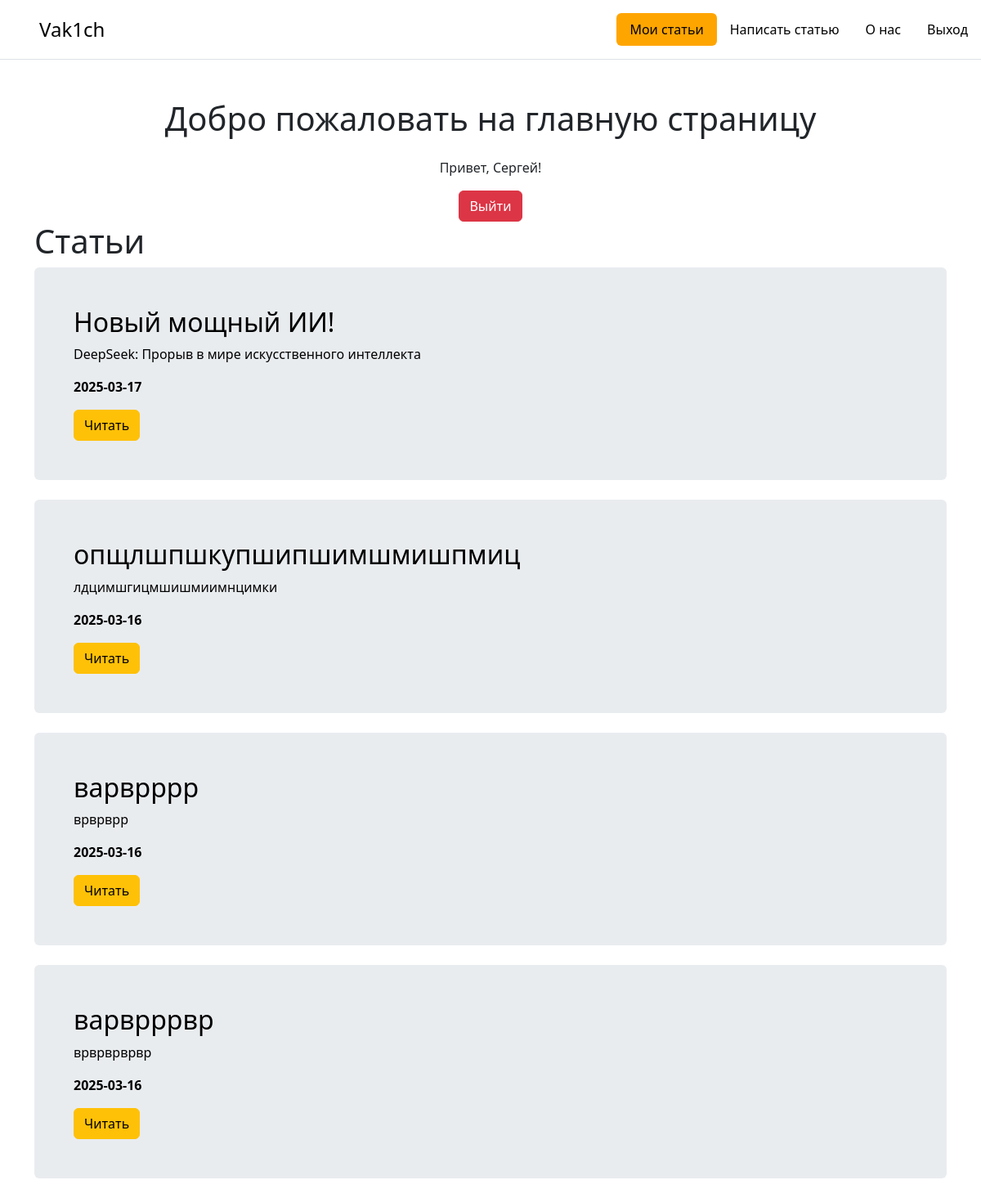
/home (signed in), run on the app's committed database.
### app.py (models this page shows, shortened)
class User(db.Model, UserMixin):
    id = db.Column(db.Integer, primary_key = True)
    username = db.Column(db.String(80), unique=True, nullable=False)
    password_hash = db.Column(db.String(128), nullable=False)
    comments = db.relationship('Comment', back_populates='user')

class Article(db.Model):
    id = db.Column(db.Integer, primary_key=True)
    title = db.Column(db.String(100), nullable=False)
    intro = db.Column(db.String(300), nullable=False)
    text = db.Column(db.Text, nullable=False)
    date = db.Column(db.DateTime, default=datetime.utcnow)
    user_id = db.Column(db.Integer, db.ForeignKey('user.id'), nullable=False)
    comments = db.relationship('Comment', back_populates='article')
    user = db.relationship('User', backref='articles')

### app.py (the view)
@app.route('/')
@app.route('/home')
def index():
    articles = Article.query.order_by(Article.date.desc()).all()
    return render_template("index.html", articles=articles)

### app.py (called while the page is built)
@login_manager.user_loader
def load_user(user_id):
    return User.query.get(int(user_id))

### templates/index.html (shortened to what this page needs)
{% extends 'base.html' %}
{% block body %}
<div class="container mt-5">
    <h1 class="text-center mb-4">Добро пожаловать на главную страницу</h1>
    {% if current_user.is_authenticated %}
        <p class="text-center">Привет, {{ current_user.username }}!</p>
        <div class="d-flex justify-content-center">
            <a href="{{ url_for('logout') }}" class="btn btn-danger">Выйти</a>
        </div>
    {% else %}
        <div class="d-flex justify-content-center gap-3">
            <a href="{{ url_for('login') }}" class="btn btn-primary">Войти</a>
            <a href="{{ url_for('register') }}" class="btn btn-primary">Зарегистрироваться</a>
        </div>
    {% endif %}
    <h1>Статьи</h1>
    {% if articles|length > 0 %}
        {% for el in articles %}
        <div class="p-4 p-md-5 mb-4 rounded text-body-emphasis bg-body-secondary">
            <h2>{{ el.title }}</h2>
            <p>{{ el.intro }}</p>
            <p><b>{{ el.date.date() }}</b></p>
            <a href="/posts/{{ el.id }}" class="btn btn-warning">Читать</a>
        </div>
        {% endfor %}
    {% else %}
        <p>Статей нет</p>
    {% endif %}
</div>
{% endblock %}

### data on the page
User: username "Сергей"
Article: title "Новый мощный ИИ!", intro "DeepSeek: Прорыв в мире искусственного интеллекта", date "2025-03-17"
Article: title "опщлшпшкупшипшимшмишпмиц", intro "лдцимшгицмшишмиимнцимки", date "2025-03-16"
Article: title "варврррр", intro "врврврр", date "2025-03-16"
Article: title "варврррвр", intro "врврврврвр", date "2025-03-16"
